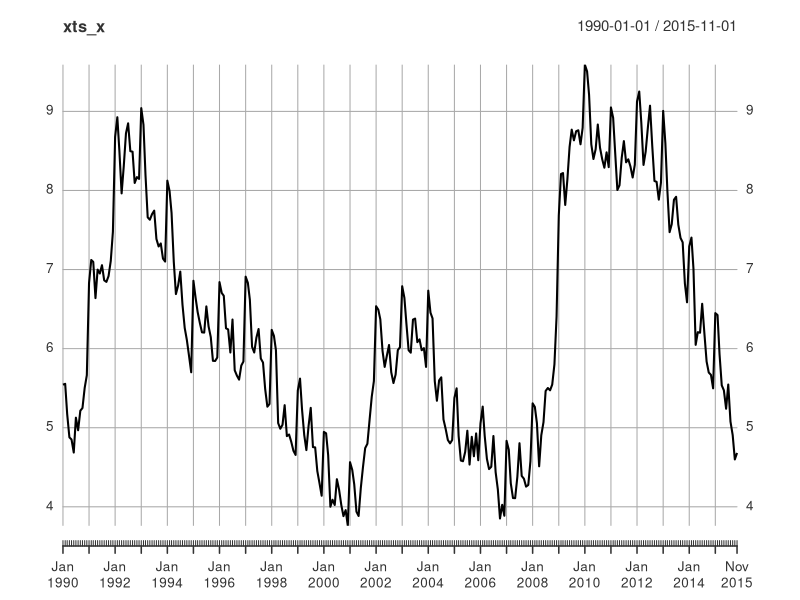
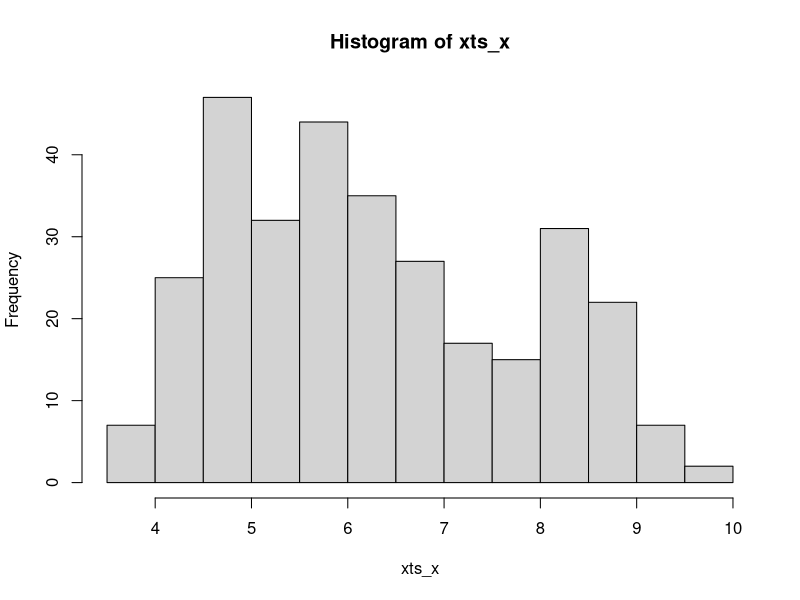
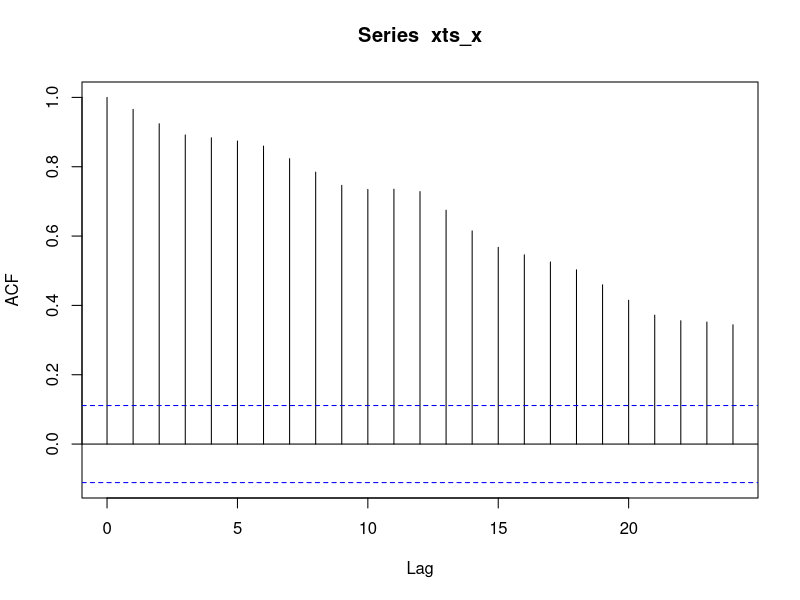
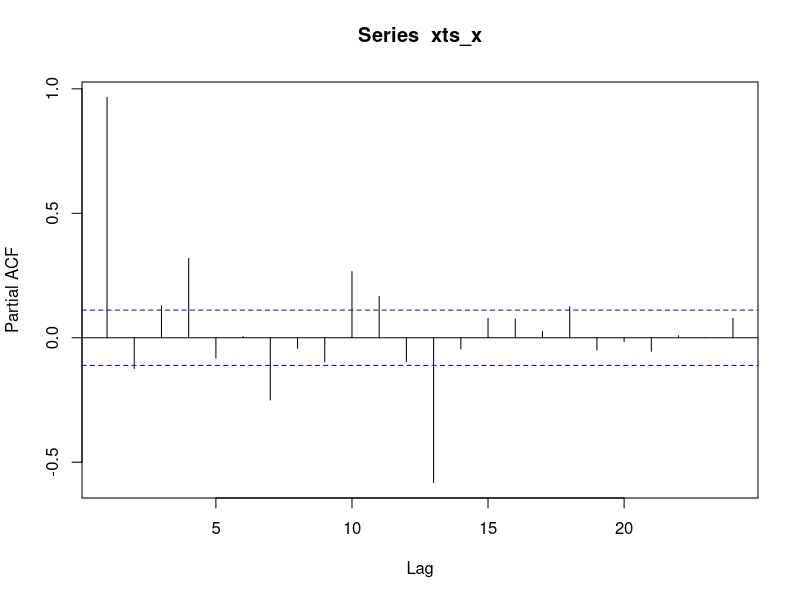
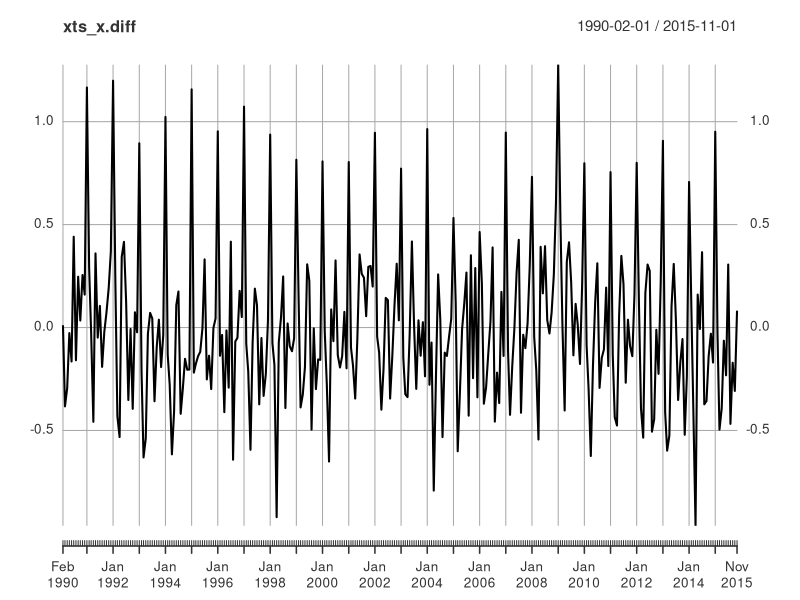
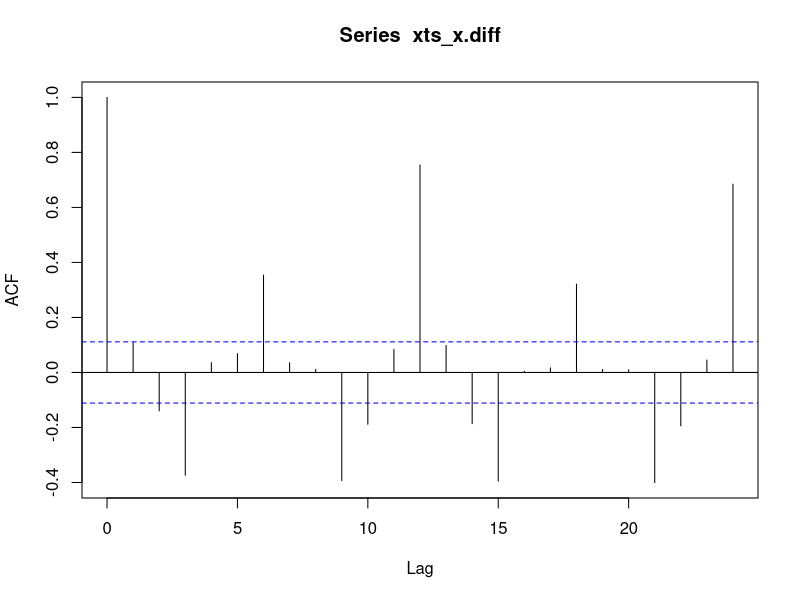
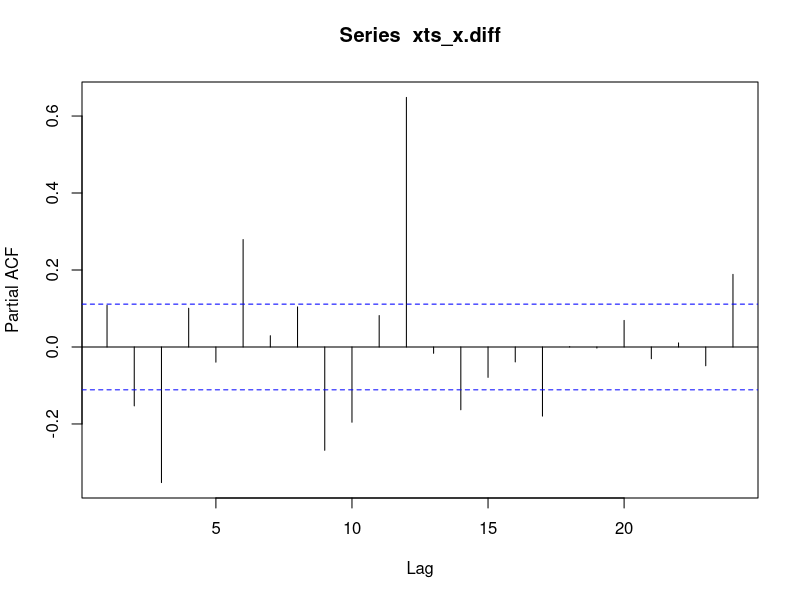

Reproduce these figures in R, in order. (Note: this script raises an error after producing the figures.)
## ---- chunk 1
knitr::opts_chunk$set(echo = TRUE)
## ---- chunk 2
library(ggplot2)
library(forecast)
library(reshape2)
library(xts)
library(tseries)
setwd('C:/Users/Samir/Documents/MIDS/StatsF17/lab 4/')
lab4data <- read.csv('Lab4-series2.csv')
## ---- chunk 3
months <- seq.Date(from=as.Date("1990-1-1"), 
                   to=as.Date("2015-11-1"), by="month")
xts_x <- xts(lab4data$x, order.by=months)
plot(xts_x)
## ---- chunk 4
hist(xts_x)
## ---- chunk 5
acf(xts_x)
## ---- chunk 6
pacf(xts_x)
## ---- chunk 7
xts_x.diff = diff(xts_x)
xts_x.diff <- xts_x.diff[!is.na(xts_x.diff)]
plot(xts_x.diff)
adf.test(xts_x.diff)
## ---- chunk 8
acf(xts_x.diff)
pacf(xts_x.diff)
## ---- chunk 9
x_train <- lab4data[1:300,]$x
x_test <- lab4data[301:311,]$x

results = data.frame(p=NA, d=NA, q=NA, P=NA, D=NA, Q=NA, AIC=NA, RMSE=NA, MAPE=NA)
upperLimit = 2
start = Sys.time()
for(p in 0:upperLimit){
  for(d in 1:1){
    for(q in 0:upperLimit){
      for(P in 0:upperLimit){
        for(D in 1:1){
          for(Q in 0:upperLimit){
tryCatch({Arima.out <- Arima(x_train, 
                  order = c(p,d,q),
                   seasonal = list(order=c(P,D,Q), period=12))
AIC <- Arima.out$aic
s <- as.data.frame(summary(Arima.out))
RMSE <- s$RMSE
MAPE <- s$MAPE
}, warning = function(w){
  AIC <- NA
  RMSE <- NA
  MAPE <- NA
  }, error = function(e){
  AIC <- NA
  RMSE <- NA
  MAPE <- NA
})
            
result <- data.frame(p=p, d=d, q=q, P=P, D=D, Q=Q, AIC=AIC, RMSE=RMSE, MAPE=MAPE)
results <- rbind(results, result)
          }
        }
      }
    }
  }
}
results <- results[2:nrow(results),]
end = Sys.time()
end-start
## ---- chunk 10
results[results$AIC==min(results$AIC, na.rm=T),]
results[results$RMSE==min(results$RMSE, na.rm=T),]
results[results$MAPE==min(results$MAPE, na.rm=T),]
## ---- chunk 11
model_final <- Arima.out <- Arima(lab4data[1:300,]$x, 
                  order = c(2,1,1),
                   seasonal = list(order=c(2,1,2), period=12))
summary(model_final)
## ---- chunk 12
plot(model_final$residuals)
acf(model_final$residuals)
adf.test(model_final$residuals)
## ---- chunk 13
model_forecast <- forecast(model_final, h = 11)

plot(model_forecast)
predicted <- as.numeric(model_forecast$mean)
actual <- lab4data[301:311,]$x

mean(abs((actual-predicted)/actual) * 100)
## ---- chunk 14
model_final_df <- data.frame(actual = x_train, fitted = as.numeric(model_final$fitted))
df_melt <- cbind(melt(model_final_df), rbind(cbind(1:300), cbind(1:300)))
head(df_melt)
colnames(df_melt) <- c("variable", "value", "t")
df_melt$variable <- factor(df_melt$variable, levels=c("actual", "fitted"))

ggp <- ggplot(df_melt, aes(x=t, y=value, group=variable, color=variable))
ggp+geom_line(aes(linetype=variable))+
  ggtitle("Actual and predicted values for training set")
## ---- chunk 15
model_forecast_df <- data.frame(actual = x_test, 
                                forecasted = as.numeric(model_forecast$mean))
df_melt <- cbind(melt(model_forecast_df), rbind(cbind(1:11), cbind(1:11)))
head(df_melt)
colnames(df_melt) <- c("variable", "value", "t")
df_melt$variable <- factor(df_melt$variable, levels=c("actual", "forecasted"))

ggp <- ggplot(df_melt, aes(x=t, y=value, group=variable, color=variable))
ggp+geom_line(aes(linetype=variable))+
  ggtitle("Actual and forecasted values for test set")
## ---- chunk 16
ts2 <- ts(lab4data[0:300,]$x, frequency=12)
dsts2 <- seasadj(stl(ts2, s.window="periodic"))
auto.arima.out <- auto.arima(dsts2, seasonal=T)
summary(auto.arima.out)

model_forecast <- forecast(auto.arima.out, h = 11)

plot(model_forecast)
